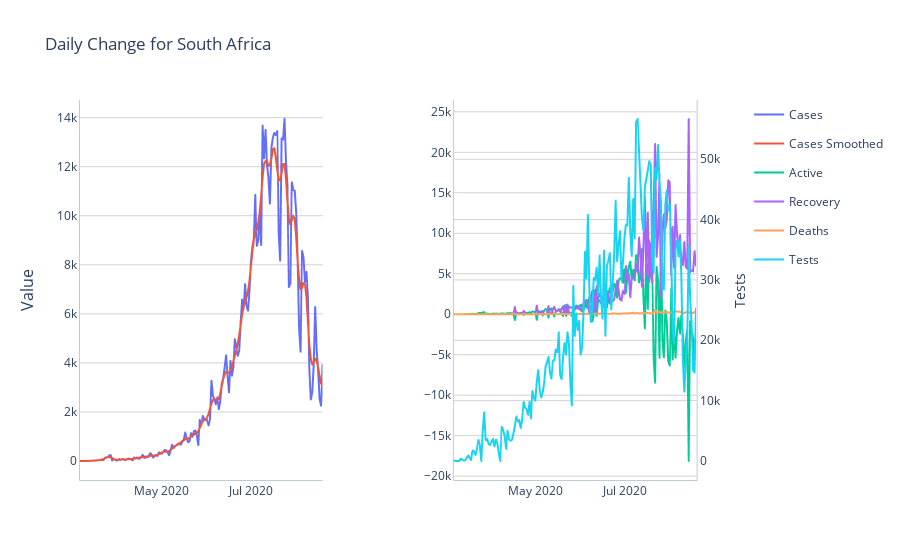

Source (notebook cell):
### Code cell
#visible="legendonly"
fig_daily_sa.add_trace(px_daily_sa['data'][0], row=1, col=1)
fig_daily_sa.add_trace(px_daily_sa['data'][1], row=1, col=1)
fig_daily_sa.add_trace(px_daily_sa['data'][2], secondary_y=False, row=1, col=2)
fig_daily_sa.add_trace(px_daily_sa['data'][3], secondary_y=False, row=1, col=2)
fig_daily_sa.add_trace(px_daily_sa['data'][4], secondary_y=False, row=1, col=2)
fig_daily_sa.add_trace(px_daily_sa['data'][5], secondary_y=True, row=1, col=2)

fig_daily_sa.update_layout(plot_bgcolor="#FFF")
fig_daily_sa.update_xaxes(linecolor="#BCCCDC")
fig_daily_sa.update_yaxes(linecolor="#BCCCDC", gridcolor='#D3D3D3')

fig_daily_sa.update_yaxes(title_text="Tests", secondary_y=True)
#fig_daily_sa.update_yaxes(title_text="Tests", secondary_y=False)
fig_daily_sa.update_layout(title="Daily Change for South Africa")

fig_daily_sa.update_xaxes(showspikes=True, spikesnap="cursor", spikemode="across", spikethickness=1)
fig_daily_sa.update_yaxes(showspikes=True, spikethickness=1, spikemode="across")
fig_daily_sa.update_layout(spikedistance=1000, hoverdistance=100)

fig_daily_sa.update_traces(hovertemplate=None)
fig_daily_sa.update_layout(hovermode="x")

fig_daily_sa.show()
#plot_daily_sa = plot(fig_daily_sa, output_type='div', include_plotlyjs=False)

### Figure 1 — Plotly figure (JSON) as saved in the notebook; plotly's stock layout.template omitted (floating-point values rounded to 4 significant figures; data arrays with more than 128 entries replaced by an {"elided": "..."} marker saying what was removed)
{"data": [{"legendgroup": "Cases", "line": {"color": "#636efa", "dash": "solid"}, "mode": "lines", "name": "Cases", "showlegend": true, "type": "scattergl", "x": {"elided": "167 str values"}, "xaxis": "x", "y": {"elided": "167 int values"}, "yaxis": "y"}, {"legendgroup": "Cases Smoothed", "line": {"color": "#EF553B", "dash": "solid"}, "mode": "lines", "name": "Cases Smoothed", "showlegend": true, "type": "scattergl", "x": {"elided": "167 str values"}, "xaxis": "x", "y": {"elided": "167 int values"}, "yaxis": "y"}, {"legendgroup": "Active", "line": {"color": "#00cc96", "dash": "solid"}, "mode": "lines", "name": "Active", "showlegend": true, "type": "scattergl", "x": {"elided": "167 str values"}, "xaxis": "x2", "y": {"elided": "167 int values"}, "yaxis": "y2"}, {"legendgroup": "Recovery", "line": {"color": "#ab63fa", "dash": "solid"}, "mode": "lines", "name": "Recovery", "showlegend": true, "type": "scattergl", "x": {"elided": "167 str values"}, "xaxis": "x2", "y": {"elided": "167 int values"}, "yaxis": "y2"}, {"legendgroup": "Deaths", "line": {"color": "#FFA15A", "dash": "solid"}, "mode": "lines", "name": "Deaths", "showlegend": true, "type": "scattergl", "x": {"elided": "167 str values"}, "xaxis": "x2", "y": {"elided": "167 int values"}, "yaxis": "y2"}, {"legendgroup": "Tests", "line": {"color": "#19d3f3", "dash": "solid"}, "mode": "lines", "name": "Tests", "showlegend": true, "type": "scattergl", "x": {"elided": "167 str values"}, "xaxis": "x2", "y": {"elided": "167 int values"}, "yaxis": "y3"}], "layout": {"annotations": [{"font": {"size": 16}, "showarrow": false, "text": "Value", "textangle": -90, "x": 0, "xanchor": "right", "xref": "paper", "xshift": -40, "y": 0.5, "yanchor": "middle", "yref": "paper"}], "hoverdistance": 100, "hovermode": "x", "plot_bgcolor": "#FFF", "spikedistance": 1000, "title": {"text": "Daily Change for South Africa"}, "xaxis": {"anchor": "y", "domain": [0, 0.37], "linecolor": "#BCCCDC", "showspikes": true, "spikemode": "across", "spikesnap": "cursor", "spikethickness": 1}, "xaxis2": {"anchor": "y2", "domain": [0.57, 0.94], "linecolor": "#BCCCDC", "showspikes": true, "spikemode": "across", "spikesnap": "cursor", "spikethickness": 1}, "yaxis": {"anchor": "x", "domain": [0, 1], "gridcolor": "#D3D3D3", "linecolor": "#BCCCDC", "showspikes": true, "spikemode": "across", "spikethickness": 1}, "yaxis2": {"anchor": "x2", "domain": [0, 1], "gridcolor": "#D3D3D3", "linecolor": "#BCCCDC", "showspikes": true, "spikemode": "across", "spikethickness": 1}, "yaxis3": {"anchor": "x2", "gridcolor": "#D3D3D3", "linecolor": "#BCCCDC", "overlaying": "y2", "showspikes": true, "side": "right", "spikemode": "across", "spikethickness": 1, "title": {"text": "Tests"}}}}
